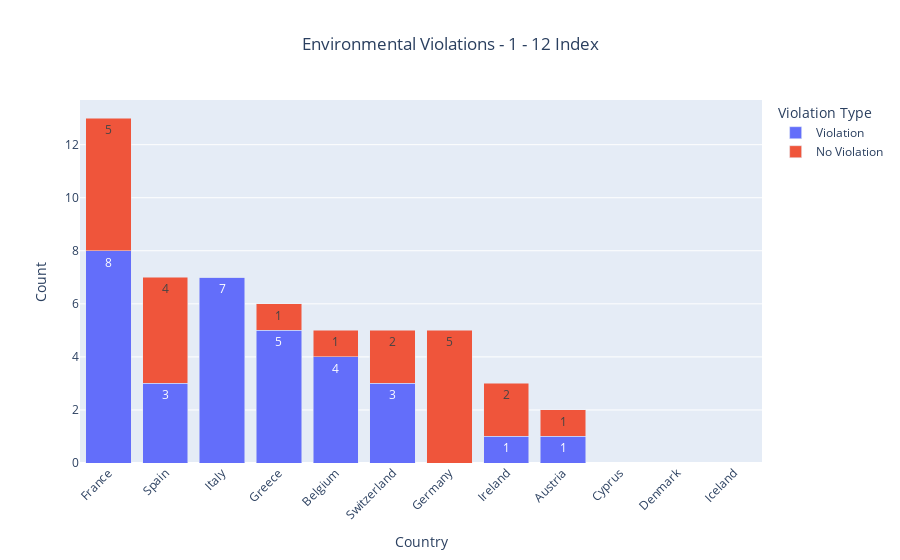
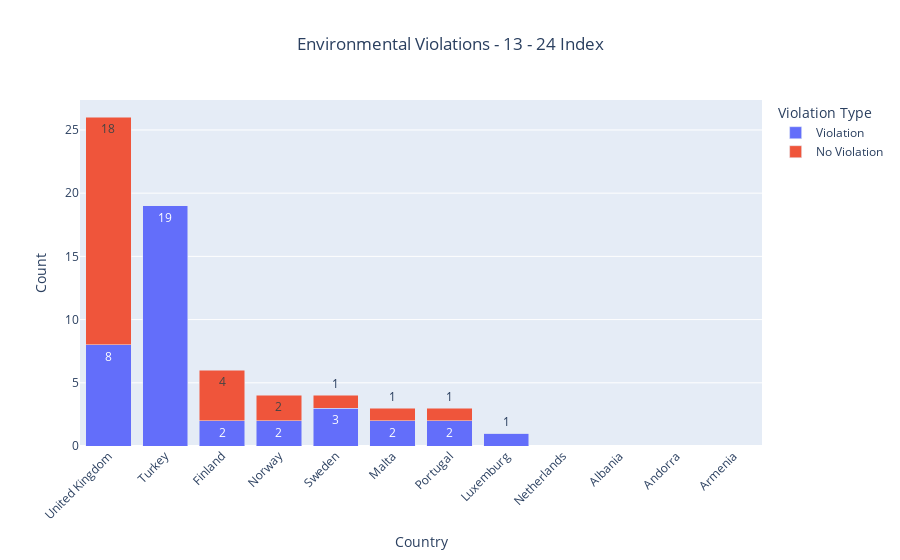
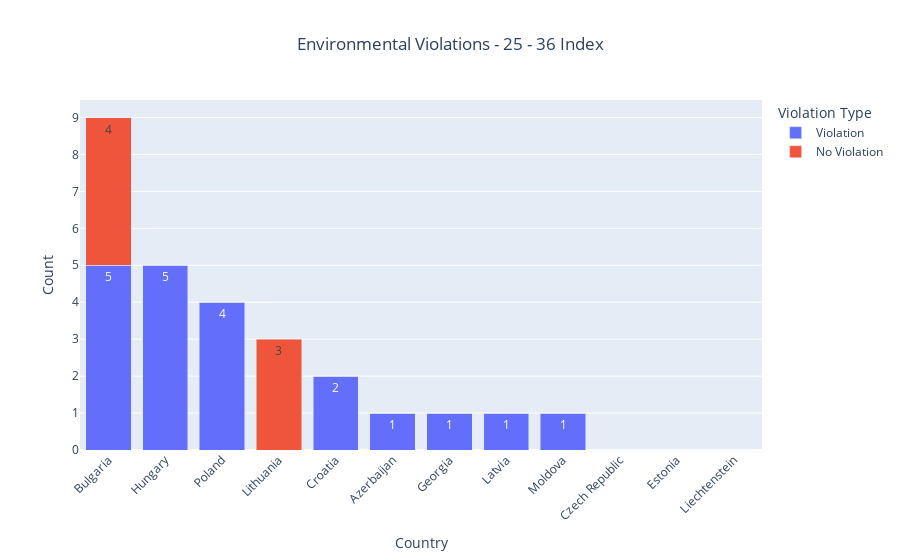
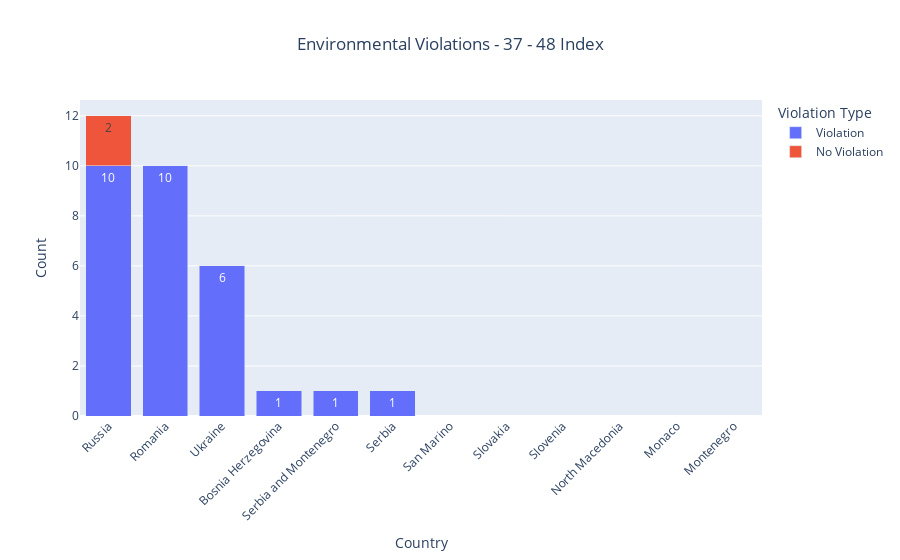

Notebook cell for these charts, in order:
### Markdown cell above
## Plotly Theme (Interactive)

### Code cell
import plotly.express as px
import pandas as pd


def plot_stacked_bar_plotly(df, title):
    df_melted = df.melt(id_vars=['Country'], value_vars=['Violation', 'No Violation'],
                        var_name='Violation Type', value_name='Count')
    
    fig = px.bar(df_melted, x='Country', y='Count', color='Violation Type', title=title,
                 labels={'Count': 'Count', 'Country': 'Country'},
                 barmode='stack', text='Count')
    
    fig.update_layout(xaxis={'categoryorder':'total descending'}, 
                      xaxis_tickangle=-45, 
                      title={'text': title, 'x':0.5})
    fig.show()

# Plotting with Plotly
plot_stacked_bar_plotly(results_df_1, 'Environmental Violations - 1 - 12 Index')
plot_stacked_bar_plotly(results_df_2, 'Environmental Violations - 13 - 24 Index')
plot_stacked_bar_plotly(results_df_3, 'Environmental Violations - 25 - 36 Index')
plot_stacked_bar_plotly(results_df_4, 'Environmental Violations - 37 - 48 Index')

### Figure 1 — Plotly figure (JSON) as saved in the notebook; plotly's stock layout.template omitted (floating-point values rounded to 4 significant figures)
{"data": [{"alignmentgroup": "True", "hovertemplate": "Violation Type=Violation<br>Country=%{x}<br>Count=%{text}<extra></extra>", "legendgroup": "Violation", "marker": {"color": "#636efa", "pattern": {"shape": ""}}, "name": "Violation", "offsetgroup": "Violation", "orientation": "v", "showlegend": true, "text": [1, 4, 3, 0, 0, 0, 3, 8, 5, 7, 1, 0], "textposition": "auto", "type": "bar", "x": ["Austria", "Belgium", "Switzerland", "Cyprus", "Germany", "Denmark", "Spain", "France", "Greece", "Italy", "Ireland", "Iceland"], "xaxis": "x", "y": [1, 4, 3, 0, 0, 0, 3, 8, 5, 7, 1, 0], "yaxis": "y"}, {"alignmentgroup": "True", "hovertemplate": "Violation Type=No Violation<br>Country=%{x}<br>Count=%{text}<extra></extra>", "legendgroup": "No Violation", "marker": {"color": "#EF553B", "pattern": {"shape": ""}}, "name": "No Violation", "offsetgroup": "No Violation", "orientation": "v", "showlegend": true, "text": [1, 1, 2, 0, 5, 0, 4, 5, 1, 0, 2, 0], "textposition": "auto", "type": "bar", "x": ["Austria", "Belgium", "Switzerland", "Cyprus", "Germany", "Denmark", "Spain", "France", "Greece", "Italy", "Ireland", "Iceland"], "xaxis": "x", "y": [1, 1, 2, 0, 5, 0, 4, 5, 1, 0, 2, 0], "yaxis": "y"}], "layout": {"barmode": "stack", "legend": {"title": {"text": "Violation Type"}, "tracegroupgap": 0}, "title": {"text": "Environmental Violations - 1 - 12 Index", "x": 0.5}, "xaxis": {"anchor": "y", "categoryorder": "total descending", "domain": [0, 1], "tickangle": -45, "title": {"text": "Country"}}, "yaxis": {"anchor": "x", "domain": [0, 1], "title": {"text": "Count"}}}}

### Figure 2 — Plotly figure (JSON) as saved in the notebook; plotly's stock layout.template omitted (floating-point values rounded to 4 significant figures)
{"data": [{"alignmentgroup": "True", "hovertemplate": "Violation Type=Violation<br>Country=%{x}<br>Count=%{text}<extra></extra>", "legendgroup": "Violation", "marker": {"color": "#636efa", "pattern": {"shape": ""}}, "name": "Violation", "offsetgroup": "Violation", "orientation": "v", "showlegend": true, "text": [1, 2, 2, 0, 2, 3, 2, 19, 8, 0, 0, 0], "textposition": "auto", "type": "bar", "x": ["Luxemburg", "Malta", "Norway", "Netherlands", "Portugal", "Sweden", "Finland", "Turkey", "United Kingdom", "Albania", "Andorra", "Armenia"], "xaxis": "x", "y": [1, 2, 2, 0, 2, 3, 2, 19, 8, 0, 0, 0], "yaxis": "y"}, {"alignmentgroup": "True", "hovertemplate": "Violation Type=No Violation<br>Country=%{x}<br>Count=%{text}<extra></extra>", "legendgroup": "No Violation", "marker": {"color": "#EF553B", "pattern": {"shape": ""}}, "name": "No Violation", "offsetgroup": "No Violation", "orientation": "v", "showlegend": true, "text": [0, 1, 2, 0, 1, 1, 4, 0, 18, 0, 0, 0], "textposition": "auto", "type": "bar", "x": ["Luxemburg", "Malta", "Norway", "Netherlands", "Portugal", "Sweden", "Finland", "Turkey", "United Kingdom", "Albania", "Andorra", "Armenia"], "xaxis": "x", "y": [0, 1, 2, 0, 1, 1, 4, 0, 18, 0, 0, 0], "yaxis": "y"}], "layout": {"barmode": "stack", "legend": {"title": {"text": "Violation Type"}, "tracegroupgap": 0}, "title": {"text": "Environmental Violations - 13 - 24 Index", "x": 0.5}, "xaxis": {"anchor": "y", "categoryorder": "total descending", "domain": [0, 1], "tickangle": -45, "title": {"text": "Country"}}, "yaxis": {"anchor": "x", "domain": [0, 1], "title": {"text": "Count"}}}}

### Figure 3 — Plotly figure (JSON) as saved in the notebook; plotly's stock layout.template omitted (floating-point values rounded to 4 significant figures)
{"data": [{"alignmentgroup": "True", "hovertemplate": "Violation Type=Violation<br>Country=%{x}<br>Count=%{text}<extra></extra>", "legendgroup": "Violation", "marker": {"color": "#636efa", "pattern": {"shape": ""}}, "name": "Violation", "offsetgroup": "Violation", "orientation": "v", "showlegend": true, "text": [1, 5, 2, 0, 0, 1, 5, 1, 0, 0, 1, 4], "textposition": "auto", "type": "bar", "x": ["Azerbaijan", "Bulgaria", "Croatia", "Czech Republic", "Estonia", "Georgia", "Hungary", "Latvia", "Liechtenstein", "Lithuania", "Moldova", "Poland"], "xaxis": "x", "y": [1, 5, 2, 0, 0, 1, 5, 1, 0, 0, 1, 4], "yaxis": "y"}, {"alignmentgroup": "True", "hovertemplate": "Violation Type=No Violation<br>Country=%{x}<br>Count=%{text}<extra></extra>", "legendgroup": "No Violation", "marker": {"color": "#EF553B", "pattern": {"shape": ""}}, "name": "No Violation", "offsetgroup": "No Violation", "orientation": "v", "showlegend": true, "text": [0, 4, 0, 0, 0, 0, 0, 0, 0, 3, 0, 0], "textposition": "auto", "type": "bar", "x": ["Azerbaijan", "Bulgaria", "Croatia", "Czech Republic", "Estonia", "Georgia", "Hungary", "Latvia", "Liechtenstein", "Lithuania", "Moldova", "Poland"], "xaxis": "x", "y": [0, 4, 0, 0, 0, 0, 0, 0, 0, 3, 0, 0], "yaxis": "y"}], "layout": {"barmode": "stack", "legend": {"title": {"text": "Violation Type"}, "tracegroupgap": 0}, "title": {"text": "Environmental Violations - 25 - 36 Index", "x": 0.5}, "xaxis": {"anchor": "y", "categoryorder": "total descending", "domain": [0, 1], "tickangle": -45, "title": {"text": "Country"}}, "yaxis": {"anchor": "x", "domain": [0, 1], "title": {"text": "Count"}}}}

### Figure 4 — Plotly figure (JSON) as saved in the notebook; plotly's stock layout.template omitted (floating-point values rounded to 4 significant figures)
{"data": [{"alignmentgroup": "True", "hovertemplate": "Violation Type=Violation<br>Country=%{x}<br>Count=%{text}<extra></extra>", "legendgroup": "Violation", "marker": {"color": "#636efa", "pattern": {"shape": ""}}, "name": "Violation", "offsetgroup": "Violation", "orientation": "v", "showlegend": true, "text": [10, 10, 0, 0, 0, 0, 6, 1, 1, 0, 0, 1], "textposition": "auto", "type": "bar", "x": ["Romania", "Russia", "San Marino", "Slovakia", "Slovenia", "North Macedonia", "Ukraine", "Bosnia Herzegovina", "Serbia and Montenegro", "Monaco", "Montenegro", "Serbia"], "xaxis": "x", "y": [10, 10, 0, 0, 0, 0, 6, 1, 1, 0, 0, 1], "yaxis": "y"}, {"alignmentgroup": "True", "hovertemplate": "Violation Type=No Violation<br>Country=%{x}<br>Count=%{text}<extra></extra>", "legendgroup": "No Violation", "marker": {"color": "#EF553B", "pattern": {"shape": ""}}, "name": "No Violation", "offsetgroup": "No Violation", "orientation": "v", "showlegend": true, "text": [0, 2, 0, 0, 0, 0, 0, 0, 0, 0, 0, 0], "textposition": "auto", "type": "bar", "x": ["Romania", "Russia", "San Marino", "Slovakia", "Slovenia", "North Macedonia", "Ukraine", "Bosnia Herzegovina", "Serbia and Montenegro", "Monaco", "Montenegro", "Serbia"], "xaxis": "x", "y": [0, 2, 0, 0, 0, 0, 0, 0, 0, 0, 0, 0], "yaxis": "y"}], "layout": {"barmode": "stack", "legend": {"title": {"text": "Violation Type"}, "tracegroupgap": 0}, "title": {"text": "Environmental Violations - 37 - 48 Index", "x": 0.5}, "xaxis": {"anchor": "y", "categoryorder": "total descending", "domain": [0, 1], "tickangle": -45, "title": {"text": "Country"}}, "yaxis": {"anchor": "x", "domain": [0, 1], "title": {"text": "Count"}}}}
